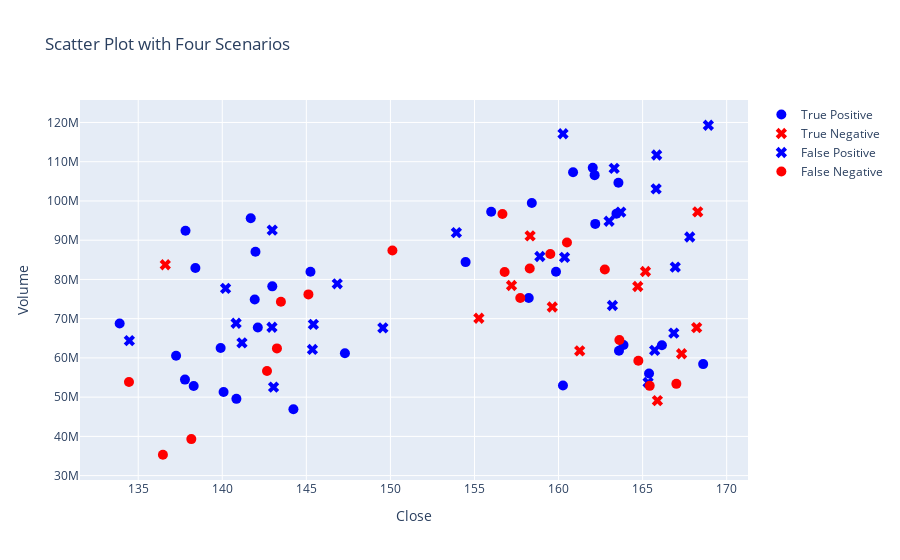

Notebook code for this chart:
### Code cell
n_neighbors = 5
metric = "euclidean"
knn(
    df_train_val,
    X_validation,
    y_validation,
    df_evaluation_val,
    df_confusion_val,
    n_neighbors,
    metric,
)
